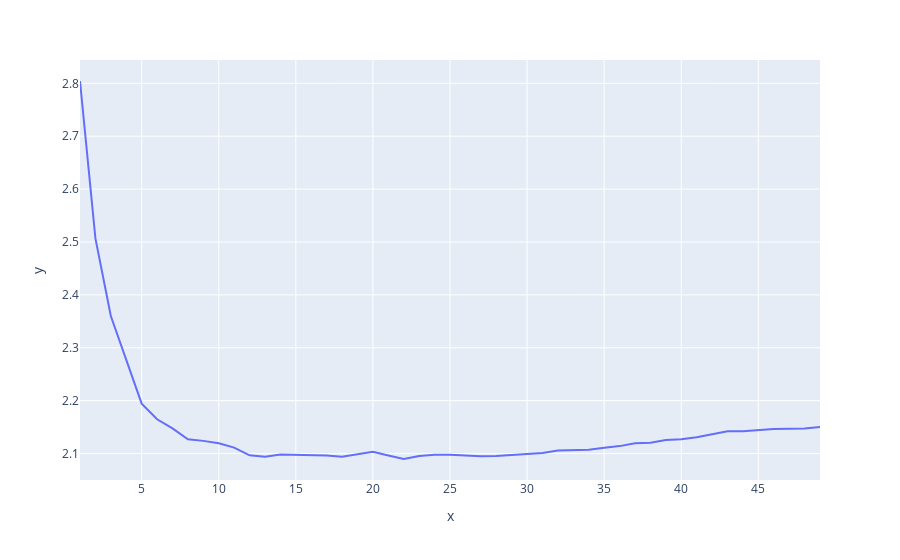

Notebook cell for this chart:
### Code cell
px.line(x=np.arange(1,50), y=knr_rmse)

### Figure 1 — Plotly figure (JSON) as saved in the notebook; plotly's stock layout.template omitted (floating-point values rounded to 4 significant figures)
{"data": [{"hovertemplate": "x=%{x}<br>y=%{y}<extra></extra>", "legendgroup": "", "line": {"color": "#636efa", "dash": "solid"}, "marker": {"symbol": "circle"}, "mode": "lines", "name": "", "orientation": "v", "showlegend": false, "type": "scatter", "x": [1, 2, 3, 4, 5, 6, 7, 8, 9, 10, 11, 12, 13, 14, 15, 16, 17, 18, 19, 20, 21, 22, 23, 24, 25, 26, 27, 28, 29, 30, 31, 32, 33, 34, 35, 36, 37, 38, 39, 40, 41, 42, 43, 44, 45, 46, 47, 48, 49], "xaxis": "x", "y": [2.804, 2.507, 2.36, 2.278, 2.194, 2.165, 2.148, 2.127, 2.124, 2.119, 2.111, 2.097, 2.094, 2.098, 2.097, 2.097, 2.096, 2.094, 2.099, 2.103, 2.096, 2.09, 2.095, 2.098, 2.098, 2.096, 2.095, 2.095, 2.097, 2.099, 2.101, 2.106, 2.106, 2.107, 2.111, 2.114, 2.119, 2.121, 2.126, 2.127, 2.131, 2.136, 2.142, 2.142, 2.144, 2.146, 2.147, 2.148, 2.15], "yaxis": "y"}], "layout": {"legend": {"tracegroupgap": 0}, "margin": {"t": 60}, "xaxis": {"anchor": "y", "domain": [0, 1], "title": {"text": "x"}}, "yaxis": {"anchor": "x", "domain": [0, 1], "title": {"text": "y"}}}}
